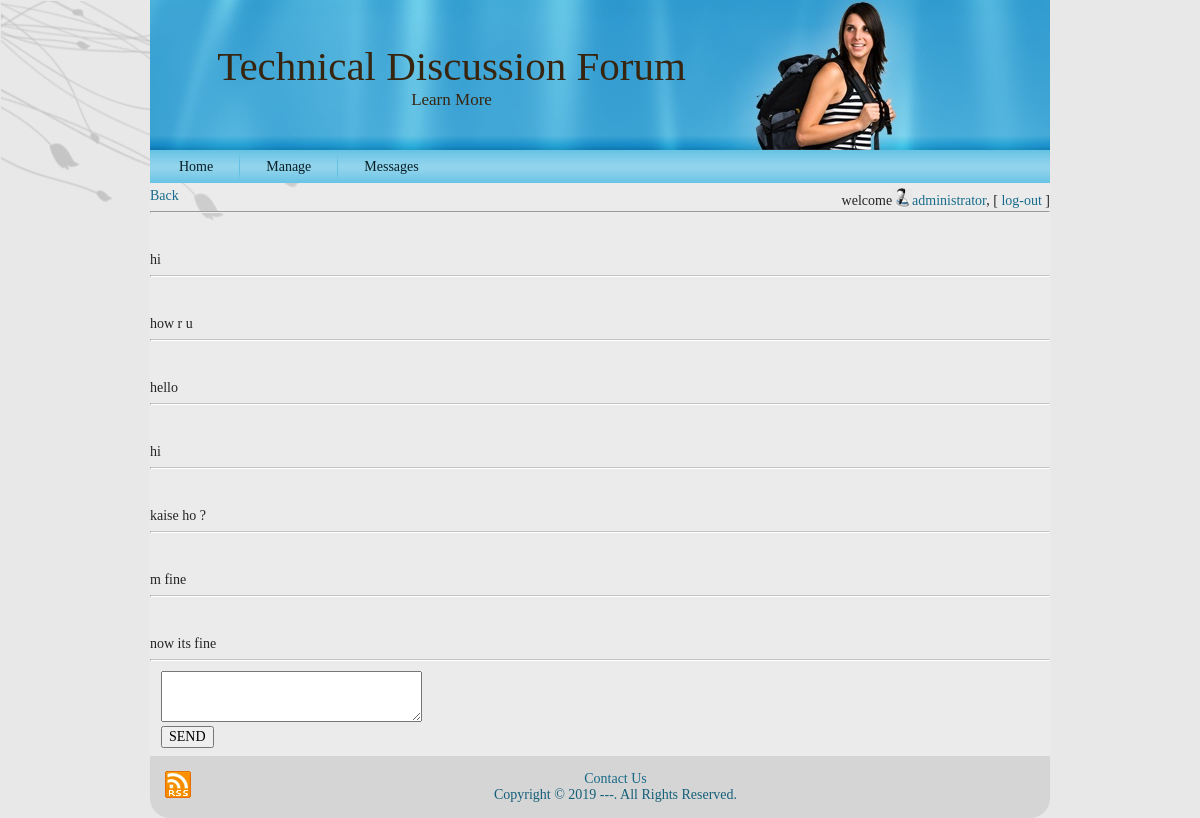
/admin/readmsg.php?id=5 (signed in), run on the app's committed database.
### tables this page shows
CREATE TABLE `chat` (
  `chatdetail_id` int(11) NOT NULL,
  `cdatetime` timestamp NOT NULL DEFAULT CURRENT_TIMESTAMP,
  `message` varchar(1000) NOT NULL,
  `user_id` int(11) NOT NULL,
  `chat_id` int(11) NOT NULL
);

### admin/utility.php (called while the page is built, shortened)
<?php
	function ExecuteQuery ($sql)
	{
		$con=mysqli_connect ("localhost","root","","tech_forum");
		mysqli_select_db ($con,"tech_forum");
		$rows = mysqli_query ($con,$sql);
		return $rows;
	}
?>

### admin/readmsg.php (the view, shortened to what this page needs)
<?php
	require("header.php");
	require("checkUser.php");
?>
<a href="javascript:void()" onclick="history.back()">Back</a>
<hr/>
<?php
	$rows = ExecuteQuery ("SELECT user_id_from, (select fullname from user where user_id=user_id_from) as fromname,  user_id_to, (select fullname from user where user_id=user_id_to) as toname FROM chatmaster where chat_id=$_GET[id]");
	$row = mysqli_fetch_array ($rows);
	$fromid = $row["user_id_from"];
	$from = $row["fromname"];
	$to = $row["toname"];
	$sql = "SELECT * FROM chat WHERE chat_id=$_GET[id] ORDER BY cdatetime ASC";
	$rows = ExecuteQuery ($sql);
	while ($row = mysqli_fetch_array($rows))
	{
		if ($row["user_id"] == $fromid)
			echo "<strong>$from</strong><br/><br/>";
		else
			echo "<strong>$to</strong><br/><br/>";
		echo "$row[message]";
		echo "<hr style='border-top:1px solid #c3c3c3; border-bottom:1px solid white'/>";
	}
?>
<form action="writemsg.php" method="POST" onsubmit="return check(this)">
<table>
<tr><td></td><td></td><td><textarea rows="3" cols="30" name="tt" ></textarea><span id='f' style="color: red;"></span></td></tr>
<tr><td></td><td></td><td><input type="submit" value="SEND" ></td></tr>
</table>
</form>
<?php require("footer.php");?>

### res/style.css (style rules this page uses)
body { margin: 0 auto; padding: 0; background-color: #E8E8E8; }
form { padding:0 !important; margin:0 !important; }
body { font-family: Georgia, "Times New Roman", Times, Serif; font-size: 14px; color: #242424; }
a { font-family: Georgia, "Times New Roman", Times, Serif; text-decoration: none; color: #186C8B; }
a:link { font-family: Georgia, "Times New Roman", Times, Serif; text-decoration: none; color: #186C8B; }
input, select { font-family: Georgia, "Times New Roman", Times, Serif; font-size: 14px; }

### data on the page
chat: message "hi"
chat: message "how r u"
chat: message "hello"
chat: message "hi"
chat: message "kaise ho ?"
chat: message "m fine"
chat: message "now its fine"

### other printed values
$_SESSION["fn"] "administrator"
